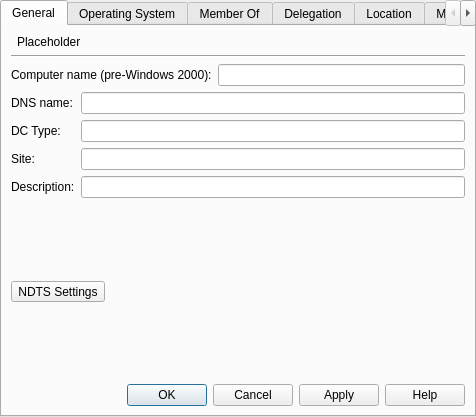
<?xml version="1.0" encoding="UTF-8"?>
<ui version="4.0">
 <class>TabWidget</class>
 <widget class="QTabWidget" name="TabWidget">
  <property name="geometry">
   <rect>
    <x>0</x>
    <y>0</y>
    <width>476</width>
    <height>417</height>
   </rect>
  </property>
  <property name="windowTitle">
   <string>TabWidget</string>
  </property>
  <property name="currentIndex">
   <number>0</number>
  </property>
  <widget class="QWidget" name="generalTab">
   <attribute name="title">
    <string>General</string>
   </attribute>
   <layout class="QGridLayout" name="gridLayout_2">
    <item row="0" column="0">
     <widget class="QWidget" name="widget" native="true">
      <property name="sizePolicy">
       <sizepolicy hsizetype="Fixed" vsizetype="Fixed">
        <horstretch>48</horstretch>
        <verstretch>48</verstretch>
       </sizepolicy>
      </property>
     </widget>
    </item>
    <item row="0" column="1">
     <widget class="QLabel" name="label">
      <property name="text">
       <string>Placeholder</string>
      </property>
     </widget>
    </item>
    <item row="1" column="0" colspan="3">
     <widget class="Line" name="line">
      <property name="orientation">
       <enum>Qt::Horizontal</enum>
      </property>
     </widget>
    </item>
    <item row="2" column="0" colspan="3">
     <layout class="QGridLayout" name="gridLayout">
      <item row="0" column="0">
       <widget class="QLabel" name="label_2">
        <property name="text">
         <string>Computer name (pre-Windows 2000):</string>
        </property>
       </widget>
      </item>
      <item row="0" column="1">
       <widget class="QLineEdit" name="lineEdit"/>
      </item>
      <item row="1" column="0" colspan="2">
       <layout class="QFormLayout" name="formLayout">
        <item row="0" column="0">
         <widget class="QLabel" name="label_3">
          <property name="text">
           <string>DNS name:</string>
          </property>
          <property name="textFormat">
           <enum>Qt::AutoText</enum>
          </property>
          <property name="openExternalLinks">
           <bool>false</bool>
          </property>
         </widget>
        </item>
        <item row="0" column="1">
         <widget class="QLineEdit" name="lineEdit_2"/>
        </item>
        <item row="1" column="0">
         <widget class="QLabel" name="label_4">
          <property name="text">
           <string>DC Type:</string>
          </property>
         </widget>
        </item>
        <item row="1" column="1">
         <widget class="QLineEdit" name="lineEdit_3"/>
        </item>
        <item row="2" column="0">
         <widget class="QLabel" name="label_5">
          <property name="text">
           <string>Site:</string>
          </property>
         </widget>
        </item>
        <item row="2" column="1">
         <widget class="QLineEdit" name="lineEdit_4"/>
        </item>
        <item row="3" column="0">
         <widget class="QLabel" name="label_6">
          <property name="text">
           <string>Description:</string>
          </property>
         </widget>
        </item>
        <item row="3" column="1">
         <widget class="QLineEdit" name="lineEdit_5"/>
        </item>
       </layout>
      </item>
     </layout>
    </item>
    <item row="3" column="2">
     <spacer name="verticalSpacer">
      <property name="orientation">
       <enum>Qt::Vertical</enum>
      </property>
      <property name="sizeHint" stdset="0">
       <size>
        <width>20</width>
        <height>52</height>
       </size>
      </property>
     </spacer>
    </item>
    <item row="4" column="0" colspan="2">
     <widget class="QToolButton" name="toolButton">
      <property name="text">
       <string>NDTS Settings</string>
      </property>
     </widget>
    </item>
    <item row="5" column="2">
     <spacer name="verticalSpacer_2">
      <property name="orientation">
       <enum>Qt::Vertical</enum>
      </property>
      <property name="sizeHint" stdset="0">
       <size>
        <width>20</width>
        <height>52</height>
       </size>
      </property>
     </spacer>
    </item>
    <item row="6" column="2">
     <widget class="QDialogButtonBox" name="buttonBox">
      <property name="standardButtons">
       <set>QDialogButtonBox::Apply|QDialogButtonBox::Cancel|QDialogButtonBox::Help|QDialogButtonBox::Ok</set>
      </property>
     </widget>
    </item>
   </layout>
  </widget>
  <widget class="QWidget" name="osTab">
   <attribute name="title">
    <string>Operating System</string>
   </attribute>
  </widget>
  <widget class="QWidget" name="memberOfTab">
   <attribute name="title">
    <string>Member Of</string>
   </attribute>
  </widget>
  <widget class="QWidget" name="delegationTab">
   <attribute name="title">
    <string>Delegation</string>
   </attribute>
  </widget>
  <widget class="QWidget" name="locationTab">
   <attribute name="title">
    <string>Location</string>
   </attribute>
  </widget>
  <widget class="QWidget" name="managedByTab">
   <attribute name="title">
    <string>Managed By</string>
   </attribute>
  </widget>
  <widget class="QWidget" name="dialInTab">
   <attribute name="title">
    <string>Dial-in</string>
   </attribute>
  </widget>
 </widget>
 <resources/>
 <connections/>
</ui>
